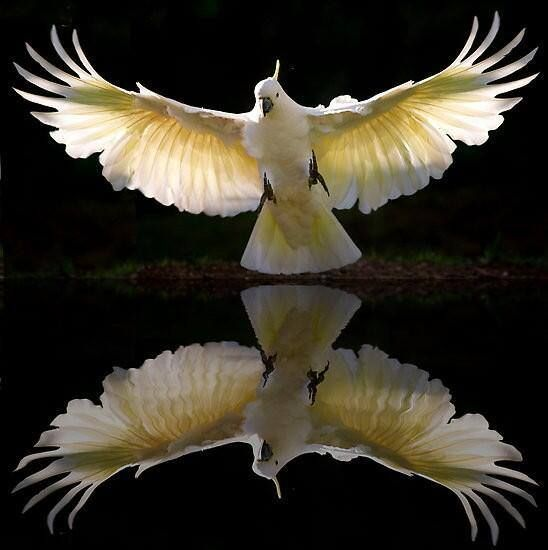
#> input picture funnywildlife.jpeg, 548 x 550 px
$ jupyter execute 'L2 Ekstrasi Fitur Berdasarkan Warna.ipynb'
#> lines starting #> are read from the running program, lines starting #| are printed output that depends on the picture
Ekstrasi Fitur Berdasarkan Warna

[cell 1]
import numpy as np
import imageio
import matplotlib.pyplot as plt
import cv2

[cell 2]
img_bgr = cv2.imread("funnywildlife.jpeg")
#> img_bgr is the input picture: shape (550, 548, 3); mean B, G, R 39.3, 50.2, 55
img = cv2.cvtColor(img_bgr, cv2.COLOR_BGR2RGB)
height, width, channel = img_bgr.shape
#> height = 550; width = 548; channel = 3

# Membuat array kosong dengan ukuran 256 untuk setiap channel warna (merah, hijau, biru)
hgr = np.zeros((256))
hgg = np.zeros((256))
hgb = np.zeros((256))

# Membuat array kosong dengan ukuran 768 untuk menghitung histogram gabungan RGB
hgrgb = np.zeros((768), dtype=np.int32)

# Fungsi untuk mengatur semua elemen array ke nilai 0
def makeItZero():
    for x in range(0, 256):
        hgr[x] = 0
        hgg[x] = 0
        hgb[x] = 0
    for x in range(0, 768):
        hgrgb[x] = 0

[cell 3]
makeItZero()

# th = int(256/64)
temp = [0]

# Loop melalui setiap piksel gambar
for y in range(0, height):
    for x in range(0, width):
        red = int(img[y][x][0])
        green = int(img[y][x][1])
        blue = int(img[y][x][2])

        # Tambahkan offset ke nilai warna
        red = red + 0
        green = green + 256
        blue = blue + 512

        # Increment histogram gabungan RGB
        hgrgb[red] += 1
        hgrgb[green] += 1
        hgrgb[blue] += 1
#> after the loop, hgrgb = 768 values, max 93473 at index 512, min 12 at index 766, mean 1177.3

binsrgb = np.linspace(0, 768, 100)

# Buat array batas bin untuk histogram warna merah
binsr = np.linspace(0, 0, 100)
plt.hist(hgr, binsr, color="red", alpha=0.5)

# Buat array batas bin untuk histogram warna hijau
binsg = np.linspace(0, 256, 100)
plt.hist(hgr, binsg, color="green", alpha=0.5)

# Buat array batas bin untuk histogram warna biru
binsb = np.linspace(0, 768, 100)
plt.hist(hgr, binsb, color="blue", alpha=0.5)

# Plot histogram gabungan RGB
#plt.hist(hgr, binsrgb, alpha=0.5)
plt.plot(hgrgb)
plt.title("Histogram Red Green Blue")
plt.show()
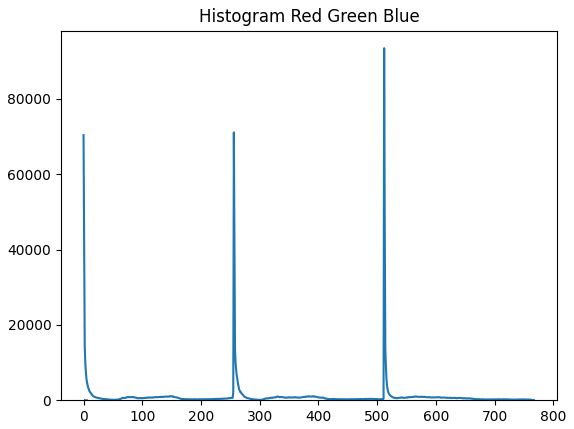
#> figure drawn by matplotlib, 1 panel; tallest bar 256 high, from x = 0 to 0; tallest bar 256 high, from x = 2.22e-16 to 2.59; tallest bar 256 high, from x = 0 to 7.76; curve peaks at x = 512, y = 93473

[cell 4]
hist_img = cv2.calcHist([img], [0], None, [768], [0, 768])
#> hist_img = 768 values, max 70397 at index 0, min 0 at index 256, mean 392.4
plt.plot(hist_img)
plt.title("Histogram Red Green Blue")
plt.show()
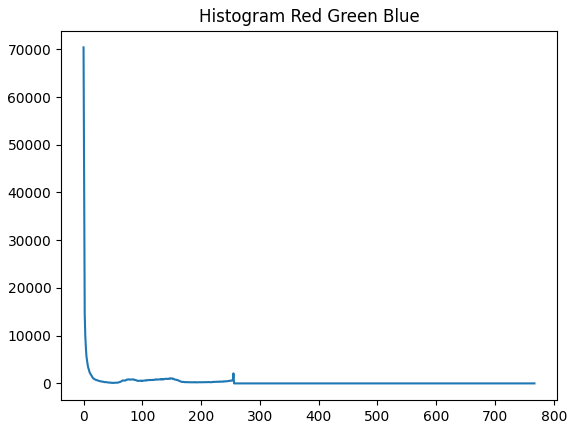
#> figure drawn by matplotlib, 1 panel; curve peaks at x = 0, y = 70397

[cell 5]
makeItZero()

# Menghitung histogram untuk setiap channel warna
for y in range(0, img.shape[0]):
    for x in range(0, img.shape[1]):
        red = img[y][x][0]
        green = img[y][x][1]
        blue = img[y][x][2]
        hgr[red] += 1
        hgg[green] += 1
        hgb[blue] += 1
#> after the loop, hgb = 256 values, max 93473 at index 0, min 12 at index 254, mean 1177.3; hgg = 256 values, max 71108 at index 0, min 87 at index 44, mean 1177.3; hgr = 256 values, max 70397 at index 0, min 103 at index 51, mean 1177.3

def plot_result(red, green, blue):
    bins = np.linspace(0, 256, 128)

    fig, (ax1, ax2, ax3) = plt.subplots(1, 3, sharey=True)

    for ax in [ax1, ax2, ax3]:
        ax.spines["top"].set_visible(False)
        ax.spines["right"].set_visible(False)
        ax.spines["left"].set_visible(False)
        ax.spines["bottom"].set_visible(False)
        ax.grid(color='b', linestyle='--', linewidth=0.5, alpha=0.3)
        ax.tick_params(direction='out', color='b', width='1')

    ax1.set_title('Red')
    ax2.set_title('Green')
    ax3.set_title('Blue')

    ax1.hist(red, bins, color="red", alpha=1)
    ax2.hist(green, bins, color="green", alpha=1)
    ax3.hist(blue, bins, color="blue", alpha=1)

plt.rcParams['figure.figsize'] = [20, 7]
plot_result(hgr, hgg, hgb)
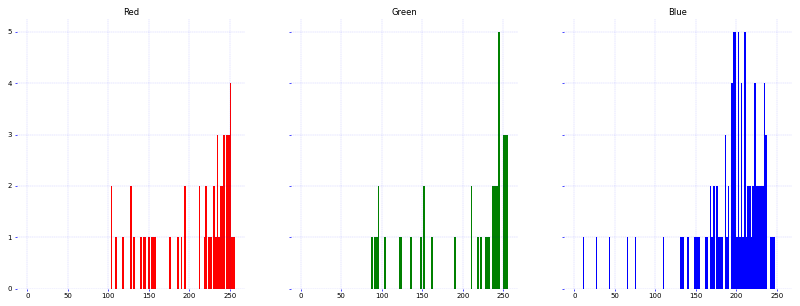
#> figure drawn by matplotlib, 3 panels; panel 1: tallest bar 4 high, from x = 250 to 252
